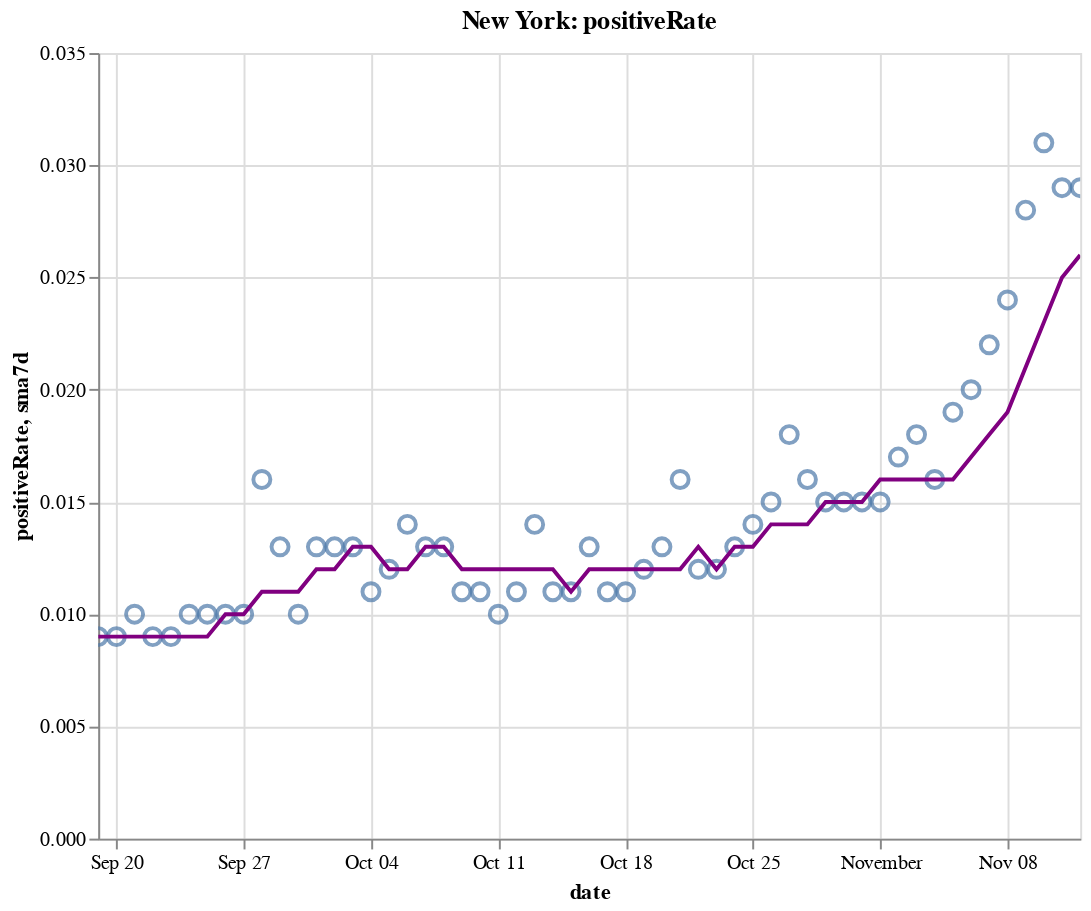

This figure's notebook cell:
### Code cell
create_plot(ny, 'positiveRate')

### Figure 1 — Vega-Lite specification as saved in the notebook (floating-point values rounded to 4 significant figures)
{"config": {"view": {"continuousWidth": 400, "continuousHeight": 300}}, "layer": [{"layer": [{"mark": {"type": "point", "size": 75}, "encoding": {"tooltip": [{"type": "temporal", "field": "date"}, {"type": "quantitative", "field": "positiveRate"}, {"type": "quantitative", "field": "sma7d"}], "x": {"type": "temporal", "field": "date"}, "y": {"type": "quantitative", "field": "positiveRate"}}, "selection": {"selector010": {"type": "interval", "bind": "scales", "encodings": ["x", "y"]}}}, {"mark": {"type": "line", "color": "purple"}, "encoding": {"x": {"type": "temporal", "field": "date"}, "y": {"type": "quantitative", "field": "sma7d"}}}]}, {"mark": {"type": "rule", "color": "#aaa"}, "encoding": {"x": {"type": "temporal", "field": "date"}}, "transform": [{"filter": {"selection": "selector009"}}]}, {"mark": "circle", "encoding": {"opacity": {"condition": {"value": 1, "selection": "selector009"}, "value": 0}, "tooltip": [{"type": "temporal", "field": "date"}, {"type": "quantitative", "field": "positiveRate"}, {"type": "quantitative", "field": "sma7d"}], "x": {"type": "temporal", "field": "date"}, "y": {"type": "quantitative", "field": "positiveRate"}}, "selection": {"selector009": {"type": "single", "encodings": ["x"], "on": "mouseover", "nearest": true, "empty": "none"}}}, {"mark": {"type": "text", "align": "left", "dx": 5, "dy": -5, "stroke": "white", "strokeWidth": 2}, "encoding": {"text": {"type": "quantitative", "field": "positiveRate"}, "tooltip": [{"type": "temporal", "field": "date"}, {"type": "quantitative", "field": "positiveRate"}, {"type": "quantitative", "field": "sma7d"}], "x": {"type": "temporal", "field": "date"}, "y": {"type": "quantitative", "field": "positiveRate"}}, "transform": [{"filter": {"selection": "selector009"}}]}, {"mark": {"type": "text", "align": "left", "dx": 5, "dy": -5}, "encoding": {"text": {"type": "quantitative", "field": "positiveRate"}, "tooltip": [{"type": "temporal", "field": "date"}, {"type": "quantitative", "field": "positiveRate"}, {"type": "quantitative", "field": "sma7d"}], "x": {"type": "temporal", "field": "date"}, "y": {"type": "quantitative", "field": "positiveRate"}}, "transform": [{"filter": {"selection": "selector009"}}]}], "data": {"name": "data-f9124388d8810ba002ff10b88065e89b"}, "height": 400, "title": "New York: positiveRate", "width": 500, "$schema": "https://vega.github.io/schema/vega-lite/v4.8.1.json", "datasets": {"data-f9124388d8810ba002ff10b88065e89b": [{"date": "2020-09-19T00:00:00", "totalTestResultsIncrease": 110400.0, "positiveIncrease": 986.0, "death": 25420.0, "deathIncrease": 2.0, "positiveRate": 0.009, "state": "New York", "sma7d": 0.009}, {"date": "2020-09-20T00:00:00", "totalTestResultsIncrease": 100400.0, "positiveIncrease": 862.0, "death": 25430.0, "deathIncrease": 2.0, "positiveRate": 0.009, "state": "New York", "sma7d": 0.009}, {"date": "2020-09-21T00:00:00", "totalTestResultsIncrease": 58320.0, "positiveIncrease": 573.0, "death": 25430.0, "deathIncrease": 1.0, "positiveRate": 0.01, "state": "New York", "sma7d": 0.009}, {"date": "2020-09-22T00:00:00", "totalTestResultsIncrease": 84000.0, "positiveIncrease": 754.0, "death": 25430.0, "deathIncrease": 4.0, "positiveRate": 0.009, "state": "New York", "sma7d": 0.009}, {"date": "2020-09-23T00:00:00", "totalTestResultsIncrease": 70930.0, "positiveIncrease": 665.0, "death": 25440.0, "deathIncrease": 5.0, "positiveRate": 0.009, "state": "New York", "sma7d": 0.009}, {"date": "2020-09-24T00:00:00", "totalTestResultsIncrease": 92950.0, "positiveIncrease": 955.0, "death": 25440.0, "deathIncrease": 2.0, "positiveRate": 0.01, "state": "New York", "sma7d": 0.009}, {"date": "2020-09-25T00:00:00", "totalTestResultsIncrease": 94820.0, "positiveIncrease": 908.0, "death": 25450.0, "deathIncrease": 7.0, "positiveRate": 0.01, "state": "New York", "sma7d": 0.009}, {"date": "2020-09-26T00:00:00", "totalTestResultsIncrease": 99950.0, "positiveIncrease": 1005.0, "death": 25450.0, "deathIncrease": 4.0, "positiveRate": 0.01, "state": "New York", "sma7d": 0.01}, {"date": "2020-09-27T00:00:00", "totalTestResultsIncrease": 84770.0, "positiveIncrease": 866.0, "death": 25460.0, "deathIncrease": 6.0, "positiveRate": 0.01, "state": "New York", "sma7d": 0.01}, {"date": "2020-09-28T00:00:00", "totalTestResultsIncrease": 52940.0, "positiveIncrease": 834.0, "death": 25470.0, "deathIncrease": 12.0, "positiveRate": 0.016, "state": "New York", "sma7d": 0.011}, {"date": "2020-09-29T00:00:00", "totalTestResultsIncrease": 88230.0, "positiveIncrease": 1189.0, "death": 25470.0, "deathIncrease": 2.0, "positiveRate": 0.013, "state": "New York", "sma7d": 0.011}, {"date": "2020-09-30T00:00:00", "totalTestResultsIncrease": 97960.0, "positiveIncrease": 1000.0, "death": 25480.0, "deathIncrease": 9.0, "positiveRate": 0.01, "state": "New York", "sma7d": 0.011}, {"date": "2020-10-01T00:00:00", "totalTestResultsIncrease": 109200.0, "positiveIncrease": 1382.0, "death": 25490.0, "deathIncrease": 11.0, "positiveRate": 0.013, "state": "New York", "sma7d": 0.012}, {"date": "2020-10-02T00:00:00", "totalTestResultsIncrease": 119500.0, "positiveIncrease": 1598.0, "death": 25500.0, "deathIncrease": 7.0, "positiveRate": 0.013, "state": "New York", "sma7d": 0.012}, {"date": "2020-10-03T00:00:00", "totalTestResultsIncrease": 134300.0, "positiveIncrease": 1731.0, "death": 25500.0, "deathIncrease": 8.0, "positiveRate": 0.013, "state": "New York", "sma7d": 0.013}, {"date": "2020-10-04T00:00:00", "totalTestResultsIncrease": 110300.0, "positiveIncrease": 1222.0, "death": 25520.0, "deathIncrease": 14.0, "positiveRate": 0.011, "state": "New York", "sma7d": 0.013}, {"date": "2020-10-05T00:00:00", "totalTestResultsIncrease": 76400.0, "positiveIncrease": 933.0, "death": 25530.0, "deathIncrease": 8.0, "positiveRate": 0.012, "state": "New York", "sma7d": 0.012}, {"date": "2020-10-06T00:00:00", "totalTestResultsIncrease": 96360.0, "positiveIncrease": 1393.0, "death": 25540.0, "deathIncrease": 9.0, "positiveRate": 0.014, "state": "New York", "sma7d": 0.012}, {"date": "2020-10-07T00:00:00", "totalTestResultsIncrease": 108200.0, "positiveIncrease": 1360.0, "death": 25540.0, "deathIncrease": 9.0, "positiveRate": 0.013, "state": "New York", "sma7d": 0.013}, {"date": "2020-10-08T00:00:00", "totalTestResultsIncrease": 145800.0, "positiveIncrease": 1836.0, "death": 25560.0, "deathIncrease": 10.0, "positiveRate": 0.013, "state": "New York", "sma7d": 0.013}, {"date": "2020-10-09T00:00:00", "totalTestResultsIncrease": 139300.0, "positiveIncrease": 1592.0, "death": 25560.0, "deathIncrease": 6.0, "positiveRate": 0.011, "state": "New York", "sma7d": 0.012}, {"date": "2020-10-10T00:00:00", "totalTestResultsIncrease": 134600.0, "positiveIncrease": 1447.0, "death": 25570.0, "deathIncrease": 8.0, "positiveRate": 0.011, "state": "New York", "sma7d": 0.012}, {"date": "2020-10-11T00:00:00", "totalTestResultsIncrease": 118300.0, "positiveIncrease": 1143.0, "death": 25570.0, "deathIncrease": 5.0, "positiveRate": 0.01, "state": "New York", "sma7d": 0.012}, {"date": "2020-10-12T00:00:00", "totalTestResultsIncrease": 91790.0, "positiveIncrease": 1029.0, "death": 25590.0, "deathIncrease": 13.0, "positiveRate": 0.011, "state": "New York", "sma7d": 0.012}, {"date": "2020-10-13T00:00:00", "totalTestResultsIncrease": 99070.0, "positiveIncrease": 1393.0, "death": 25600.0, "deathIncrease": 11.0, "positiveRate": 0.014, "state": "New York", "sma7d": 0.012}, {"date": "2020-10-14T00:00:00", "totalTestResultsIncrease": 111700.0, "positiveIncrease": 1232.0, "death": 25600.0, "deathIncrease": 7.0, "positiveRate": 0.011, "state": "New York", "sma7d": 0.012}, {"date": "2020-10-15T00:00:00", "totalTestResultsIncrease": 133200.0, "positiveIncrease": 1460.0, "death": 25620.0, "deathIncrease": 13.0, "positiveRate": 0.011, "state": "New York", "sma7d": 0.011}, {"date": "2020-10-16T00:00:00", "totalTestResultsIncrease": 136000.0, "positiveIncrease": 1707.0, "death": 25630.0, "deathIncrease": 10.0, "positiveRate": 0.013, "state": "New York", "sma7d": 0.012}, {"date": "2020-10-17T00:00:00", "totalTestResultsIncrease": 160000.0, "positiveIncrease": 1784.0, "death": 25640.0, "deathIncrease": 9.0, "positiveRate": 0.011, "state": "New York", "sma7d": 0.012}, {"date": "2020-10-18T00:00:00", "totalTestResultsIncrease": 128800.0, "positiveIncrease": 1390.0, "death": 25640.0, "deathIncrease": 7.0, "positiveRate": 0.011, "state": "New York", "sma7d": 0.012}, {"date": "2020-10-19T00:00:00", "totalTestResultsIncrease": 82010.0, "positiveIncrease": 998.0, "death": 25660.0, "deathIncrease": 15.0, "positiveRate": 0.012, "state": "New York", "sma7d": 0.012}, {"date": "2020-10-20T00:00:00", "totalTestResultsIncrease": 90540.0, "positiveIncrease": 1201.0, "death": 25670.0, "deathIncrease": 13.0, "positiveRate": 0.013, "state": "New York", "sma7d": 0.012}, {"date": "2020-10-21T00:00:00", "totalTestResultsIncrease": 124800.0, "positiveIncrease": 2026.0, "death": 25680.0, "deathIncrease": 7.0, "positiveRate": 0.016, "state": "New York", "sma7d": 0.012}, {"date": "2020-10-22T00:00:00", "totalTestResultsIncrease": 135300.0, "positiveIncrease": 1628.0, "death": 25690.0, "deathIncrease": 15.0, "positiveRate": 0.012, "state": "New York", "sma7d": 0.013}, {"date": "2020-10-23T00:00:00", "totalTestResultsIncrease": 141500.0, "positiveIncrease": 1637.0, "death": 25700.0, "deathIncrease": 11.0, "positiveRate": 0.012, "state": "New York", "sma7d": 0.012}, {"date": "2020-10-24T00:00:00", "totalTestResultsIncrease": 156900.0, "positiveIncrease": 2061.0, "death": 25720.0, "deathIncrease": 13.0, "positiveRate": 0.013, "state": "New York", "sma7d": 0.013}, {"date": "2020-10-25T00:00:00", "totalTestResultsIncrease": 120800.0, "positiveIncrease": 1632.0, "death": 25730.0, "deathIncrease": 12.0, "positiveRate": 0.014, "state": "New York", "sma7d": 0.013}, {"date": "2020-10-26T00:00:00", "totalTestResultsIncrease": 82120.0, "positiveIncrease": 1191.0, "death": 25740.0, "deathIncrease": 12.0, "positiveRate": 0.015, "state": "New York", "sma7d": 0.014}, {"date": "2020-10-27T00:00:00", "totalTestResultsIncrease": 111600.0, "positiveIncrease": 1991.0, "death": 25760.0, "deathIncrease": 16.0, "positiveRate": 0.018, "state": "New York", "sma7d": 0.014}, {"date": "2020-10-28T00:00:00", "totalTestResultsIncrease": 129700.0, "positiveIncrease": 2031.0, "death": 25770.0, "deathIncrease": 15.0, "positiveRate": 0.016, "state": "New York", "sma7d": 0.014}, {"date": "2020-10-29T00:00:00", "totalTestResultsIncrease": 168400.0, "positiveIncrease": 2499.0, "death": 25790.0, "deathIncrease": 19.0, "positiveRate": 0.015, "state": "New York", "sma7d": 0.015}, {"date": "2020-10-30T00:00:00", "totalTestResultsIncrease": 146900.0, "positiveIncrease": 2255.0, "death": 25800.0, "deathIncrease": 12.0, "positiveRate": 0.015, "state": "New York", "sma7d": 0.015}, {"date": "2020-10-31T00:00:00", "totalTestResultsIncrease": 137000.0, "positiveIncrease": 2049.0, "death": 25810.0, "deathIncrease": 3.0, "positiveRate": 0.015, "state": "New York", "sma7d": 0.015}, {"date": "2020-11-01T00:00:00", "totalTestResultsIncrease": 148900.0, "positiveIncrease": 2255.0, "death": 25820.0, "deathIncrease": 17.0, "positiveRate": 0.015, "state": "New York", "sma7d": 0.016}, {"date": "2020-11-02T00:00:00", "totalTestResultsIncrease": 96100.0, "positiveIncrease": 1633.0, "death": 25840.0, "deathIncrease": 14.0, "positiveRate": 0.017, "state": "New York", "sma7d": 0.016}, {"date": "2020-11-03T00:00:00", "totalTestResultsIncrease": 127900.0, "positiveIncrease": 2321.0, "death": 25850.0, "deathIncrease": 15.0, "positiveRate": 0.018, "state": "New York", "sma7d": 0.016}, {"date": "2020-11-04T00:00:00", "totalTestResultsIncrease": 133500.0, "positiveIncrease": 2126.0, "death": 25870.0, "deathIncrease": 15.0, "positiveRate": 0.016, "state": "New York", "sma7d": 0.016}, {"date": "2020-11-05T00:00:00", "totalTestResultsIncrease": 161000.0, "positiveIncrease": 2997.0, "death": 25890.0, "deathIncrease": 24.0, "positiveRate": 0.019, "state": "New York", "sma7d": 0.016}, {"date": "2020-11-06T00:00:00", "totalTestResultsIncrease": 160700.0, "positiveIncrease": 3209.0, "death": 25910.0, "deathIncrease": 18.0, "positiveRate": 0.02, "state": "New York", "sma7d": 0.017}, {"date": "2020-11-07T00:00:00", "totalTestResultsIncrease": 163300.0, "positiveIncrease": 3587.0, "death": 25930.0, "deathIncrease": 18.0, "positiveRate": 0.022, "state": "New York", "sma7d": 0.018}, {"date": "2020-11-08T00:00:00", "totalTestResultsIncrease": 145600.0, "positiveIncrease": 3428.0, "death": 25950.0, "deathIncrease": 19.0, "positiveRate": 0.024, "state": "New York", "sma7d": 0.019}, {"date": "2020-11-09T00:00:00", "totalTestResultsIncrease": 111400.0, "positiveIncrease": 3144.0, "death": 25970.0, "deathIncrease": 26.0, "positiveRate": 0.028, "state": "New York", "sma7d": 0.021}, {"date": "2020-11-10T00:00:00", "totalTestResultsIncrease": 128000.0, "positiveIncrease": 3965.0, "death": 26000.0, "deathIncrease": 32.0, "positiveRate": 0.031, "state": "New York", "sma7d": 0.023}, {"date": "2020-11-11T00:00:00", "totalTestResultsIncrease": 164300.0, "positiveIncrease": 4820.0, "death": 26030.0, "deathIncrease": 21.0, "positiveRate": 0.029, "state": "New York", "sma7d": 0.025}, {"date": "2020-11-12T00:00:00", "totalTestResultsIncrease": 162600.0, "positiveIncrease": 4797.0, "death": 26060.0, "deathIncrease": 29.0, "positiveRate": 0.029, "state": "New York", "sma7d": 0.026}]}}
